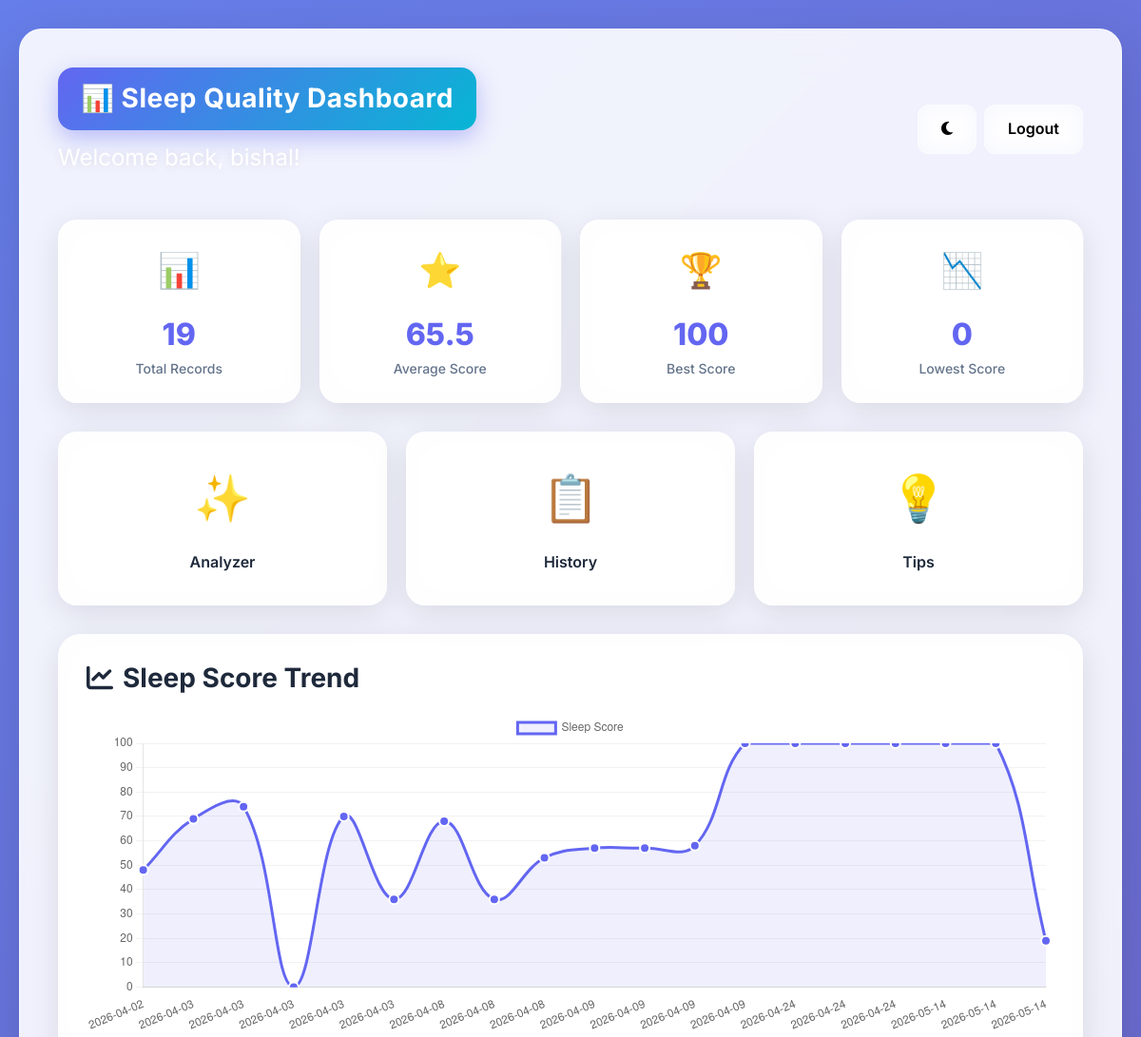
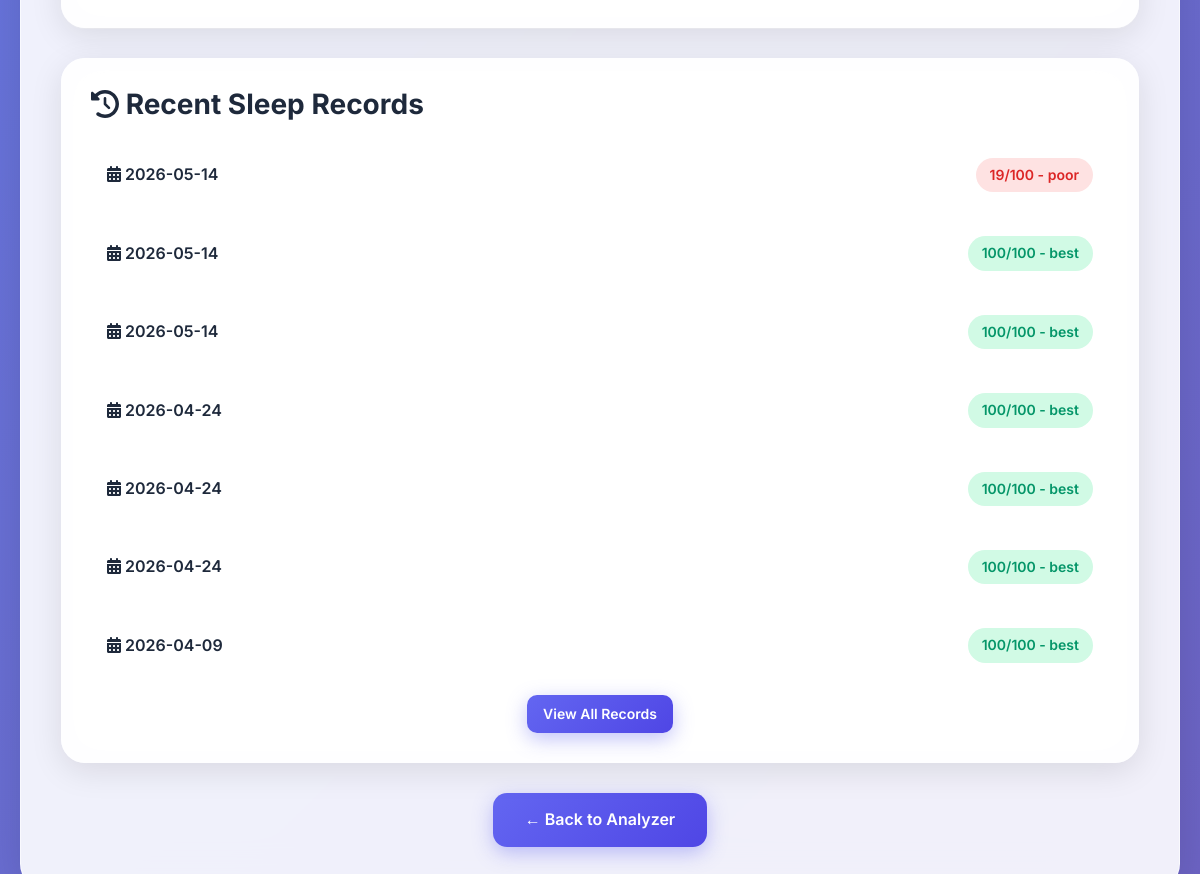
The page /dashboard (signed in) on the database as committed earlier (2 pictures, top to bottom).
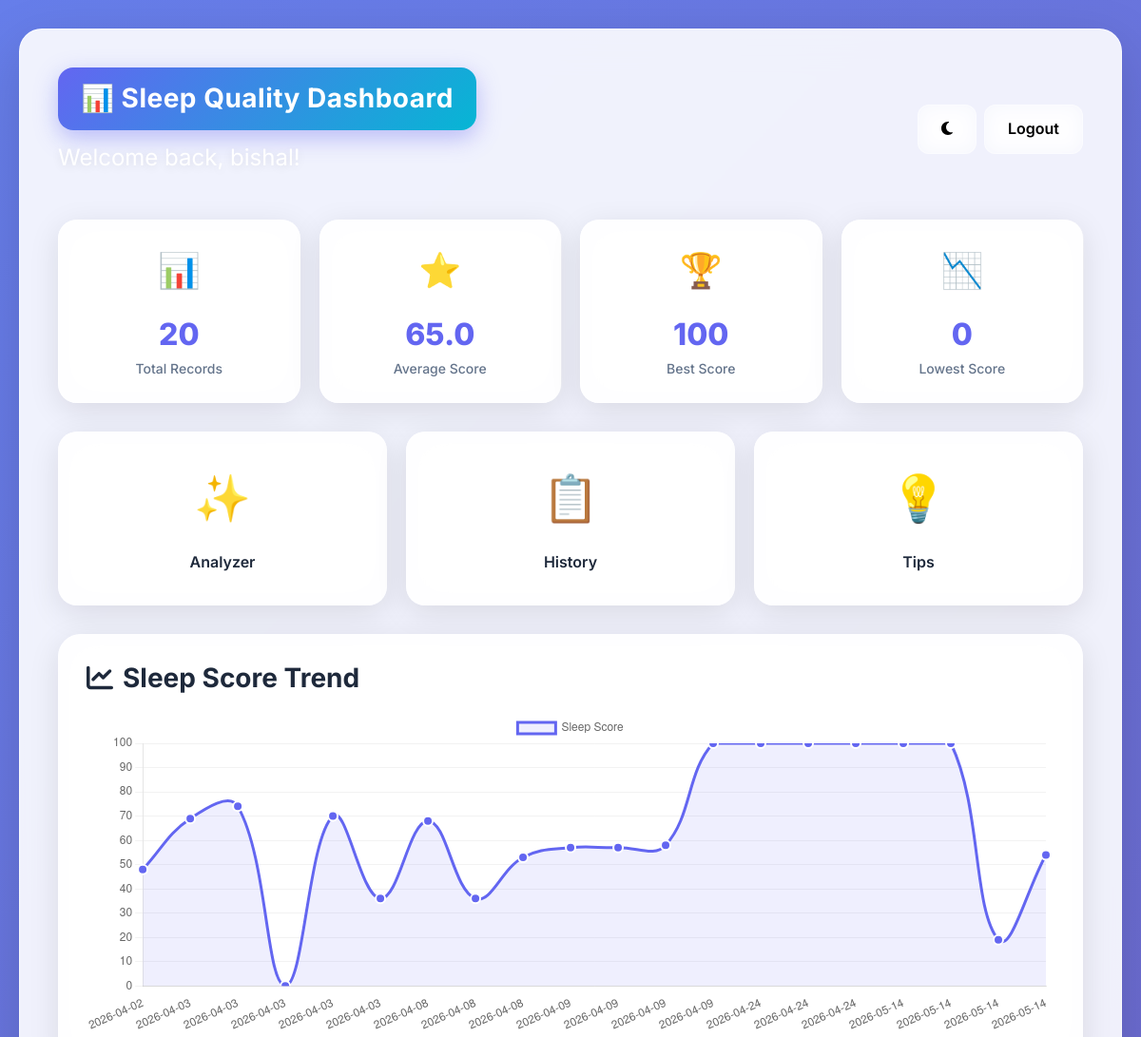
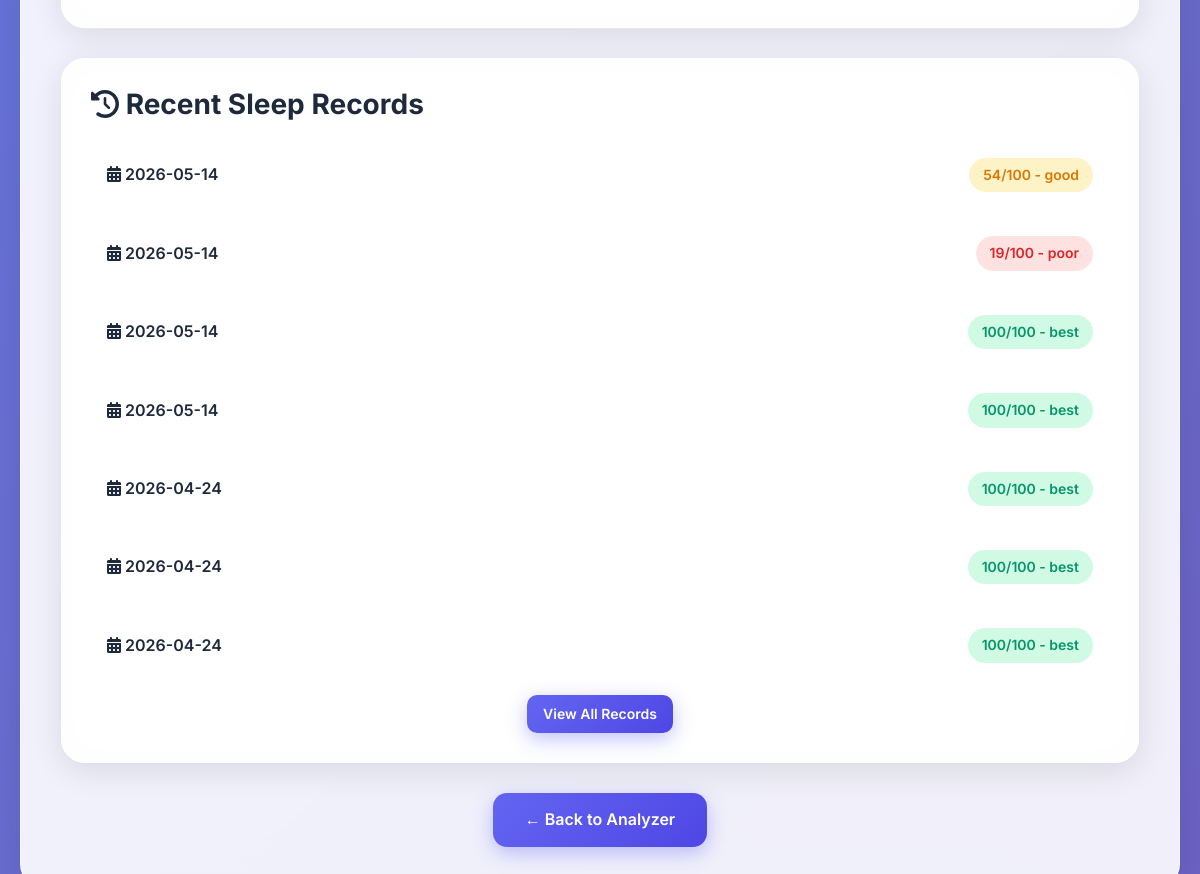
The same page on the database as committed later (2 pictures, top to bottom).
### tables this page shows
CREATE TABLE sleep_records (

        id INTEGER PRIMARY KEY AUTOINCREMENT,

        username TEXT,

        duration REAL,
        stress REAL,
        activity REAL,
        caffeine REAL,
        screen REAL,

        spo2_before REAL,
        spo2_after REAL,

        hr_before REAL,
        hr_after REAL,

        quality TEXT,
        score INTEGER,

        date TEXT

    );

### app.py (the view)
@app.route("/dashboard")
def dashboard():
    if "user" not in session:
        return redirect("/login")
    username = session["user"]
    conn = sqlite3.connect("sleep.db")
    all_records = conn.execute(
        "SELECT * FROM sleep_records WHERE username=? ORDER BY date DESC",
        (username,)
    ).fetchall()
    stats = conn.execute("""
        SELECT
            COUNT(*) as total_records,
            AVG(score) as avg_score,
            MAX(score) as max_score,
            MIN(score) as min_score
        FROM sleep_records WHERE username=?
    """, (username,)).fetchone()
    quality_dist = conn.execute("""
        SELECT quality, COUNT(*) as count
        FROM sleep_records WHERE username=?
        GROUP BY quality
    """, (username,)).fetchall()
    recent = conn.execute(
        "SELECT * FROM sleep_records WHERE username=? ORDER BY date DESC LIMIT 7",
        (username,)
    ).fetchall()
    trend_data = conn.execute(
        "SELECT date, score FROM sleep_records WHERE username=? ORDER BY date ASC",
        (username,)
    ).fetchall()
    conn.close()
    dates = [d[0][:10] for d in trend_data]
    scores = [d[1] for d in trend_data]
    return render_template(
        "dashboard.html",
        user=username,
        records=all_records,
        stats=stats,
        quality_dist=quality_dist,
        recent=recent,
        dates=dates,
        scores=scores,
        dark_mode=session.get("dark_mode", False)
    )

### templates/dashboard.html (shortened to what the changed rows need)
<!DOCTYPE html>
<html>
<head>
    <link href="https://cdn.jsdelivr.net/npm/bootstrap@5.3.0/dist/css/bootstrap.min.css" rel="stylesheet">
    <link rel="stylesheet" href="{{ url_for('static', filename='style.css') }}">
    <link rel="stylesheet" href="https://cdnjs.cloudflare.com/ajax/libs/font-awesome/6.4.0/css/all.min.css">
</head>
<body {% if dark_mode %}class="dark-mode"{% endif %}>
<div class="dashboard-container">
    <div class="glass-card">
        <div class="dashboard-header">
            <div>
                <h1 class="title-box" style="margin-bottom: 10px;">📊 Sleep Quality Dashboard</h1>
            </div>
        </div>
        <div class="stats-grid">
            <div class="stat-card fade-in stagger-1">
                <div class="icon">📊</div>
                <div class="value">{{ stats[0] if stats[0] else 0 }}</div>
                <div class="label">Total Records</div>
            </div>
            <div class="stat-card fade-in stagger-2">
                <div class="icon">⭐</div>
                <div class="value">{{ "%.1f"|format(stats[1] or 0) }}</div>
                <div class="label">Average Score</div>
            </div>
        </div>
        {% if dates and dates|length > 0 %}
        <div class="chart-section fade-in">
            <h3><i class="fas fa-chart-line"></i> Sleep Score Trend</h3>
            <canvas id="sleepChart" height="100"></canvas>
        </div>
        {% else %}
        <div class="action-section">
            <div class="icon" style="font-size: 64px; margin-bottom: 20px;">📊</div>
            <h3>No Sleep Records Yet</h3>
            <p style="color: #64748b; margin: 16px 0;">Start tracking your sleep quality to see your progress over time.</p>
        </div>
        {% endif %}
        {% if recent and recent|length > 0 %}
        <div class="records-section fade-in">
            {% for record in recent %}
            <div class="record-item">
                <span class="record-date">
                    <i class="fas fa-calendar-alt"></i> {{ record[13][:10] }}
                </span>
                <div class="record-score">
                    <span class="score-badge {% if record[12] >= 80 %}excellent{% elif record[12] >= 60 %}good{% elif record[12] >= 40 %}fair{% else %}poor{% endif %}">
                        {{ record[12] }}/100 - {{ record[11] }}
                    </span>
                </div>
            </div>
            {% endfor %}
        </div>
        {% endif %}
    </div>
</div>
<script>
var dates = {{ dates|tojson if dates else [] }};
var scores = {{ scores|tojson if scores else [] }};
if(dates.length > 0){
    new Chart(document.getElementById("sleepChart"),{
        type:"line",
        data:{
            labels:dates,
            datasets:[{
                label:"Sleep Score",
                data:scores,
                borderColor:"#6366f1",
                backgroundColor:"rgba(99, 102, 241, 0.1)",
                fill:true,
                tension:0.4,
                pointBackgroundColor:"#6366f1",
                pointBorderColor:"white",
                pointBorderWidth:2,
                pointRadius:5,
                pointHoverRadius:7
            }]
        },
        options:{
            responsive:true,
            scales:{y:{min:0,max:100, grid:{color:"rgba(0,0,0,0.05)"}}, x:{grid:{display:false}}},
            plugins:{legend:{display:true, position:'top'}}
        }
    });
}
</script>
</body>
</html>

Rows that differ between the two databases and show on the page:
no longer on this page (row unchanged): sleep_records: date "2026-04-09", score "100", quality "best"
added sleep_records: date "2026-05-14", score "54", quality "good"
Other text that changed with them:
{{ stats[0] if stats[0] else 0 }}: "19" → "20"
{{ "%.1f"|format(stats[1] or 0) }}: "65.5" → "65.0"
chart data {{ scores|tojson if scores else [] }}: [48, 69, 74, 0, 70, 36, 68, 36, 53, 57, 57, 58, 100, 100, 100, 100, 100, 100, 19] → [48, 69, 74, 0, 70, 36, 68, 36, 53, 57, 57, 58, 100, 100, 100, 100, 100, 100, 19, 54]
